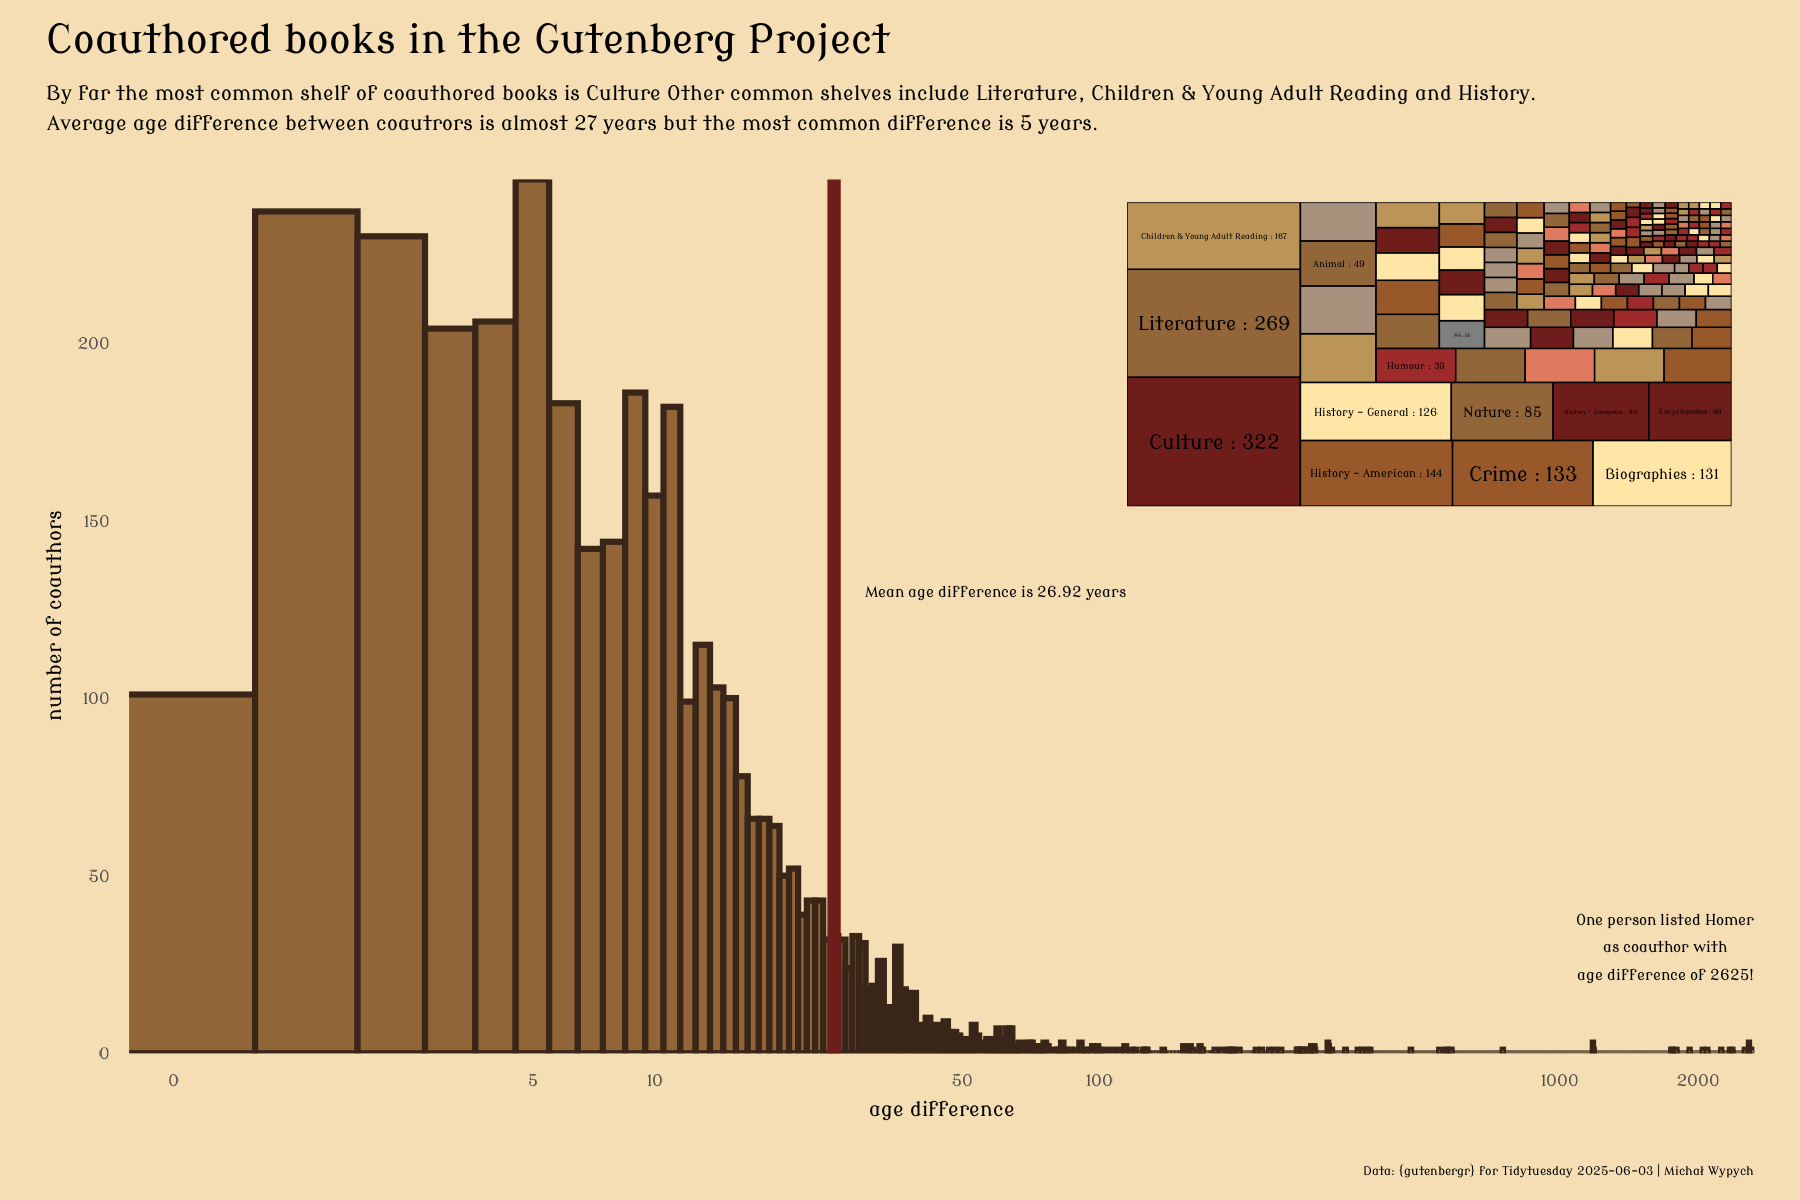

R code for this plot:
library(tidyverse)
library(treemapify)
library(showtext)
library(patchwork)
library(ggrepel)
font <- "Modern Antiqua"

font_add_google(font)
showtext_auto()



gutenberg_authors <- readr::read_csv('https://raw.githubusercontent.com/rfordatascience/tidytuesday/main/data/2025/2025-06-03/gutenberg_authors.csv')
gutenberg_languages <- readr::read_csv('https://raw.githubusercontent.com/rfordatascience/tidytuesday/main/data/2025/2025-06-03/gutenberg_languages.csv')
gutenberg_metadata <- readr::read_csv('https://raw.githubusercontent.com/rfordatascience/tidytuesday/main/data/2025/2025-06-03/gutenberg_metadata.csv')
gutenberg_subjects <- readr::read_csv('https://raw.githubusercontent.com/rfordatascience/tidytuesday/main/data/2025/2025-06-03/gutenberg_subjects.csv')



## ideas:
# coauthored books in the gutenberg project
#what can I show about them>
# 1. topics
# 2. birthdates and death dates?
coauth <- gutenberg_metadata %>%
  count(gutenberg_id) %>%
  filter(n > 1)



coauth <- coauth %>%
  inner_join(gutenberg_metadata, by = "gutenberg_id")

#drop alice in wonderland, for some reason is listed twice 
coauth <- coauth[3:nrow(coauth),]

#select bookshelves and show which ones have more coauthored books?
#show number of coautors per book?

#get main bookshelves
coauth <- coauth %>%
  mutate(bookshelf = str_remove_all(gutenberg_bookshelf, "[Bb]rowsing[: ]*")) %>%
  mutate(main_shelf = str_extract(bookshelf, "^[^/]*"))

coauth %>%
  count(gutenberg_id) %>%
  ggplot(aes(x = n)) +
  geom_histogram()



#age difference of coauthors

#ok what if there are many many coauthors?
#then I'll need age diff between all of them




calc_pairwise_diffs <- function(row_values, col_names) {
  valid_idx <- !is.na(row_values)
  valid_values <- row_values[valid_idx]
  valid_names <- col_names[valid_idx]
  
  if (length(valid_values) < 2) {
    return(tibble(col1 = character(0), col2 = character(0), difference = numeric(0)))
  }

  n <- length(valid_values)
  pairs <- combn(n, 2, simplify = FALSE)
  

  map_dfr(pairs, function(pair) {
    i <- pair[1]
    j <- pair[2]
    tibble(
      col1 = valid_names[i],
      col2 = valid_names[j],
      difference = valid_values[i] - valid_values[j]
    )
  })
}


calculate_pairwise_differences <- function(df, cols = paste0("a_", 1:16)) {
  # Select the specified columns
  col_data <- df %>% select(all_of(cols))
  
  # Apply the function rowwise
  df %>%
    mutate(row_id = row_number()) %>%
    rowwise() %>%
    summarise(
      row_id = row_id,
      pairwise_diffs = list(calc_pairwise_diffs(
        c_across(all_of(cols)), 
        cols
      )),
      .groups = "drop"
    ) %>%
    unnest(pairwise_diffs) %>%
    filter(nrow(.) > 0 | n() == 0)
}


#get birthdates

coauth <- coauth %>%
  inner_join(gutenberg_authors, by = "gutenberg_author_id")

age_diffs <-coauth %>%
  group_by(gutenberg_id) %>%
  mutate(auth_pos = paste0("a_",1:n())) %>%
  pivot_wider(id_cols = "gutenberg_id", names_from = auth_pos, values_from = birthdate.x) %>%
  calculate_pairwise_differences() %>%
  mutate(difference = abs(difference))
  

pal_hist <- colorRampPalette(c("#936639","#6f1d1b", "#292019"), interpolate = "spline")

pal_agediffs <- pal_hist(2626)

p_agediffs <- age_diffs %>%
  ggplot(aes(x = difference+ 1)) +
  geom_histogram(binwidth = 1, linewidth = .7, aes(fill = after_stat(factor(x))), color = "#392619") +
  geom_vline(aes(xintercept = mean(difference)), linewidth = 1.5, color = "#6f1d1b") +
  annotate(geom = "text", x = 1700, y = 30, label = "One person listed Homer\nas coauthor with\nage difference of 2625!", family = font, lineheight = .5) +
  annotate(geom = "text", x = 60, y = 130, label = paste0("Mean age difference is ", round(mean(age_diffs$difference), 2), " years"), family = font) +
  scale_y_continuous(expand = c(0,0)) +
  scale_x_continuous(breaks = c(1, 6, 11, 51, 101, 1001, 2001), 
                     labels =c(1, 6, 11, 51, 101, 1001, 2001) - 1,
                     expand = c(0,0)) +
  scale_fill_manual(values = pal_agediffs) +
  coord_trans(x = "log10", xlim = c(.8, 2650)) +
  labs(x = "age difference", y = "number of coauthors") +
  theme_minimal() +
  theme(panel.grid = element_blank(),
        legend.position = "none",
        text = element_text(family = font, size = 15))
  

#ok so this looks nice but there are some weird things like difference of over 2k
#year cuz Homer is listed as coauthor??? ANd a few books with diff of over 75 years

#titles etc

title <- "Coauthored books in the Gutenberg Project"
subtitle <- "By far the most common shelf of coauthored books is Culture Other common shelves include Literature, Children & Young Adult Reading and History.
             \nAverage age difference between coautrors is almost 27 years but the most common difference is 5 years."
caption <- "Data: {gutenbergr} for Tidytuesday 2025-06-03 | Michał Wypych"
#### topics ------


#most common shelves for coauthored books
#theme it further: font, colors etc

#color palette: 187 colors needed
set.seed(2137)
col_palette <- c("#ffe6a7", "#99582a", "#e07a5f","#a9927d", "#bb9457", "#6f1d1b", "#936639", "#9e2a2b")

pal <- sample(col_palette, 187, replace = T)

p_treemap <- coauth %>%
  distinct(gutenberg_id, .keep_all = TRUE) %>%
  count(main_shelf) %>%
  ggplot() +
  aes(area = n, value = n, label = paste(main_shelf, ":", n), fill = main_shelf) +
  geom_treemap(color = "black") +
  geom_treemap_text(colour = "black",
                    place = "centre",
                    family = font,
                    fontface = "bold",
                    size = 15) +
  scale_fill_manual(values = pal) +
  theme(legend.position = "none",
        plot.background = element_rect(fill = "wheat", color = "wheat"))



final <- p_agediffs + inset_element(p_treemap, left = .6, bottom = .6, right = 1, top = 1) +
  plot_annotation(title = title, caption = caption, subtitle = subtitle,
                  theme = theme(text = element_text(family = font),
                                plot.title = element_text(family = font, size = 30),
                                plot.subtitle = element_text(family = font, size = 15, lineheight = .2),
                                plot.background = element_rect(fill = "wheat", color = "wheat")))

ggsave("2025-06-03.png", final, width = 6, height = 4, bg = "wheat")
